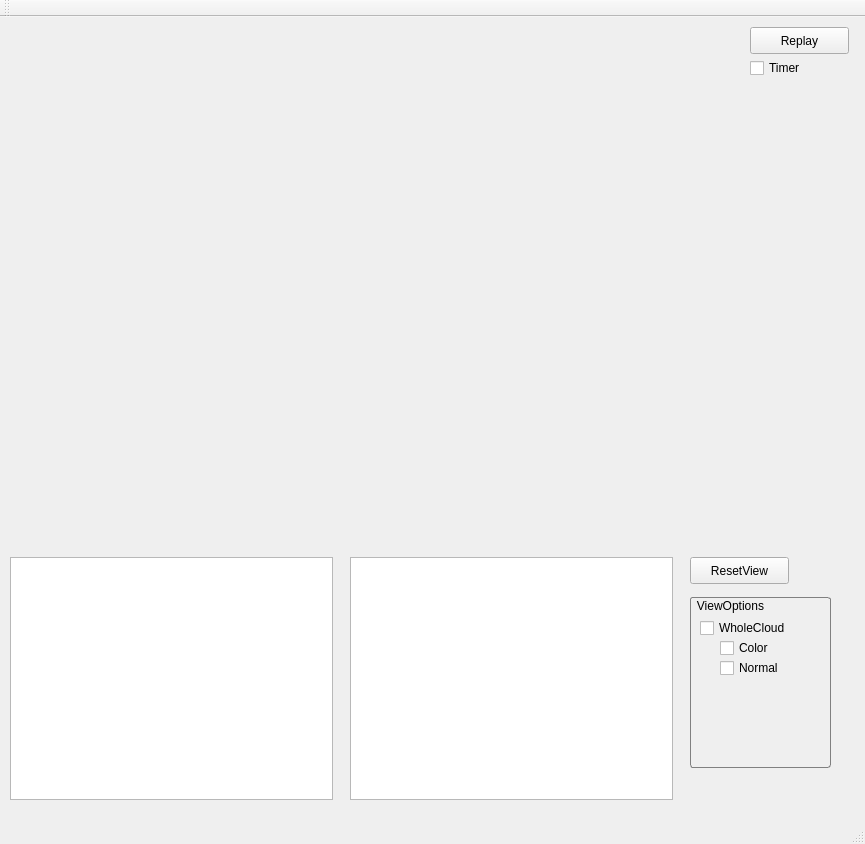
<?xml version="1.0" encoding="UTF-8"?>
<ui version="4.0">
 <class>MainWindow</class>
 <widget class="QMainWindow" name="MainWindow">
  <property name="geometry">
   <rect>
    <x>0</x>
    <y>0</y>
    <width>865</width>
    <height>844</height>
   </rect>
  </property>
  <property name="windowTitle">
   <string>MainWindow</string>
  </property>
  <widget class="QWidget" name="centralWidget">
   <widget class="QWidget" name="verticalLayoutWidget">
    <property name="geometry">
     <rect>
      <x>10</x>
      <y>10</y>
      <width>731</width>
      <height>521</height>
     </rect>
    </property>
    <layout class="QVBoxLayout" name="verticalLayout"/>
   </widget>
   <widget class="QPushButton" name="pushButton_replay">
    <property name="geometry">
     <rect>
      <x>750</x>
      <y>10</y>
      <width>99</width>
      <height>27</height>
     </rect>
    </property>
    <property name="text">
     <string>Replay</string>
    </property>
   </widget>
   <widget class="QGraphicsView" name="graphicsView_color">
    <property name="geometry">
     <rect>
      <x>10</x>
      <y>540</y>
      <width>323</width>
      <height>243</height>
     </rect>
    </property>
    <property name="sceneRect">
     <rectf>
      <x>0.000000000000000</x>
      <y>0.000000000000000</y>
      <width>320.000000000000000</width>
      <height>240.000000000000000</height>
     </rectf>
    </property>
   </widget>
   <widget class="QGraphicsView" name="graphicsView_depth">
    <property name="geometry">
     <rect>
      <x>350</x>
      <y>540</y>
      <width>323</width>
      <height>243</height>
     </rect>
    </property>
    <property name="sceneRect">
     <rectf>
      <x>0.000000000000000</x>
      <y>0.000000000000000</y>
      <width>320.000000000000000</width>
      <height>240.000000000000000</height>
     </rectf>
    </property>
   </widget>
   <widget class="QCheckBox" name="checkBox_timer">
    <property name="geometry">
     <rect>
      <x>750</x>
      <y>40</y>
      <width>97</width>
      <height>22</height>
     </rect>
    </property>
    <property name="text">
     <string>Timer</string>
    </property>
   </widget>
   <widget class="QGroupBox" name="groupBox">
    <property name="geometry">
     <rect>
      <x>690</x>
      <y>580</y>
      <width>141</width>
      <height>171</height>
     </rect>
    </property>
    <property name="styleSheet">
     <string notr="true">QGroupBox { 
     border: 1px solid gray; 
     border-radius: 3px; 
 }
QGroupBox::title { 
    background-color: transparent;
     subcontrol-position: top left; /* position at the top left*/ 
     padding:2 5px;
 } </string>
    </property>
    <property name="title">
     <string>ViewOptions</string>
    </property>
    <widget class="QCheckBox" name="checkBox_wholeCloud">
     <property name="geometry">
      <rect>
       <x>10</x>
       <y>20</y>
       <width>121</width>
       <height>22</height>
      </rect>
     </property>
     <property name="text">
      <string>WholeCloud</string>
     </property>
    </widget>
    <widget class="QCheckBox" name="checkBox_color">
     <property name="geometry">
      <rect>
       <x>30</x>
       <y>40</y>
       <width>101</width>
       <height>22</height>
      </rect>
     </property>
     <property name="text">
      <string>Color</string>
     </property>
    </widget>
    <widget class="QCheckBox" name="checkBox_normal">
     <property name="geometry">
      <rect>
       <x>30</x>
       <y>60</y>
       <width>101</width>
       <height>22</height>
      </rect>
     </property>
     <property name="text">
      <string>Normal</string>
     </property>
    </widget>
   </widget>
   <widget class="QPushButton" name="pushButton_resetView">
    <property name="geometry">
     <rect>
      <x>690</x>
      <y>540</y>
      <width>99</width>
      <height>27</height>
     </rect>
    </property>
    <property name="text">
     <string>ResetView</string>
    </property>
   </widget>
  </widget>
  <widget class="QMenuBar" name="menuBar">
   <property name="geometry">
    <rect>
     <x>0</x>
     <y>0</y>
     <width>865</width>
     <height>25</height>
    </rect>
   </property>
  </widget>
  <widget class="QToolBar" name="mainToolBar">
   <attribute name="toolBarArea">
    <enum>TopToolBarArea</enum>
   </attribute>
   <attribute name="toolBarBreak">
    <bool>false</bool>
   </attribute>
  </widget>
  <widget class="QStatusBar" name="statusBar"/>
 </widget>
 <layoutdefault spacing="6" margin="11"/>
 <resources/>
 <connections/>
</ui>
